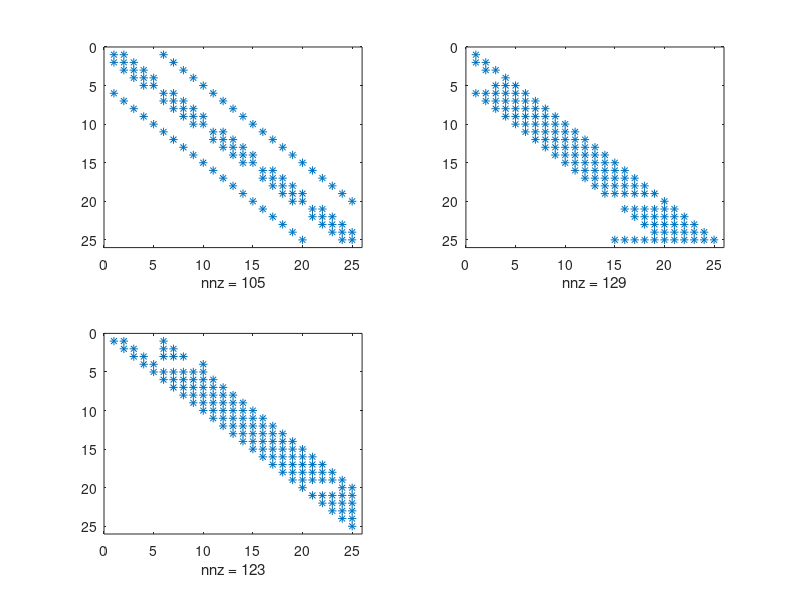

Write MATLAB code to recreate this figure.
B = gallery('poisson', 5);
[L, U, P] = lu(B);
subplot(2,2,1);
spy(B);
subplot(2,2,2);
spy(L);
subplot(2,2,3);
spy(U);

n=5;

A = zeros(n);
for i=1:n
    for j=1:n
        A(i,j) = ((i+j)^3)/(i^2+j^2);
    end;
end;

B = zeros(n,1);
for i=i:n
    B(i, 1) = 1/(n-i+1);
end;

[L, U, P] = lu(A);

f = P*B;


y=zeros(1,n);
y(1,1) = f(1,1);
for i=2:n
    sum = 0;
    for j=1:(i-1)
        sum = sum + L(i,j)*f(j);
    end
    y(i) = f(i) - sum;
end


x=[];
x(n) = y(n) / U(n,n);
for i=(n-1):-1:1
    sum = 0;
    for j=n:-1:(i+1)
        sum = sum + U(i,j)*x(j);
    end
    x(i) = y(i) / U(i,j) +  sum;
end
